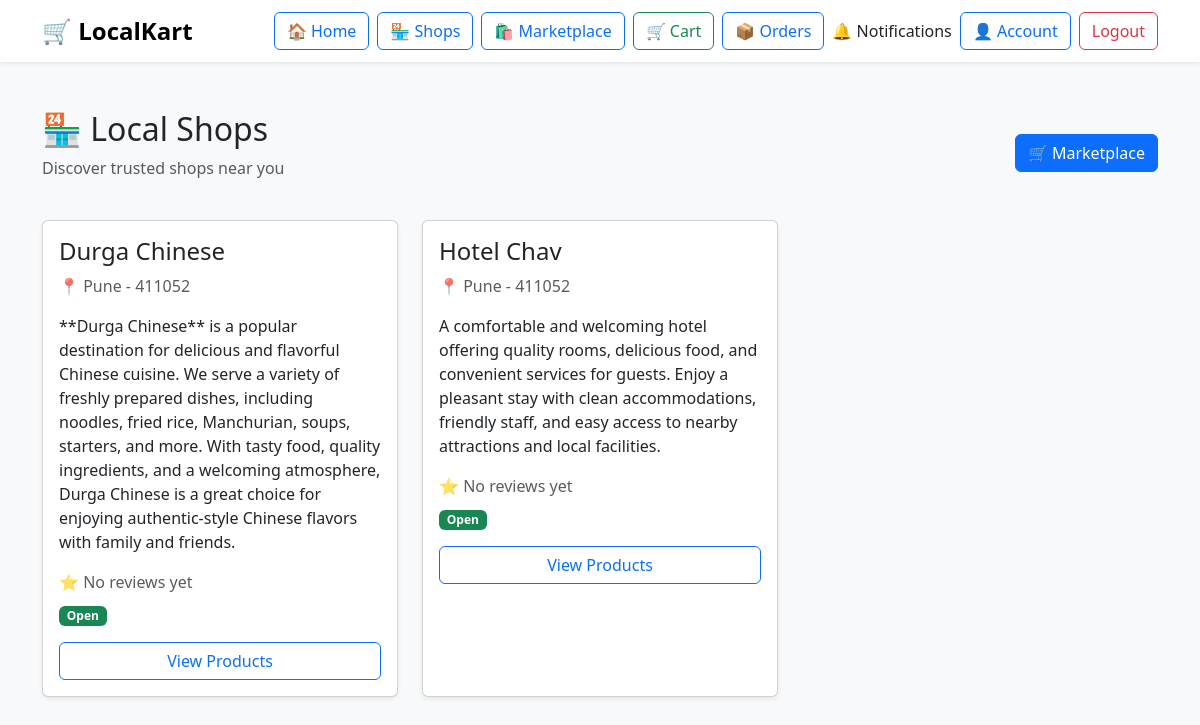
The page /shops/list/ on the database its author committed.
### shops/models.py (models this page shows, shortened)
class Shop(models.Model):
    APPROVAL_CHOICES = (
        ('pending', 'Pending'),
        ('approved', 'Approved'),
        ('rejected', 'Rejected'),
    )
    approval_status = models.CharField(
        max_length=20,
        choices=APPROVAL_CHOICES,
        default='pending'
    )
    rejection_reason = models.TextField(
        blank=True
    )
    owner = models.OneToOneField(
        settings.AUTH_USER_MODEL,
        on_delete=models.CASCADE,
        related_name='shop'
    )
    name = models.CharField(max_length=150)
    description = models.TextField(
        blank=True
    )
    phone = models.CharField(
        max_length=15
    )
    address = models.TextField()
    city = models.CharField(
        max_length=100
    )
    pincode = models.CharField(
        max_length=10
    )
    latitude = models.DecimalField(
        max_digits=9,
        decimal_places=6,
        null=True,
        blank=True
    )
    longitude = models.DecimalField(
        max_digits=9,
        decimal_places=6,
        null=True,
        blank=True
    )
    opening_time = models.TimeField(
        null=True,
        blank=True
    )
    closing_time = models.TimeField(
        null=True,
        blank=True
    )
    is_open = models.BooleanField(
        default=True
    )
    rating = models.DecimalField(
        max_digits=3,
        decimal_places=2,
        default=0
    )
    created_at = models.DateTimeField(
        auto_now_add=True
    )
    updated_at = models.DateTimeField(
        auto_now=True
    )

### shops/views.py (the view)
def shop_list(request):
    shops = Shop.objects.filter(
        approval_status='approved'
    ).annotate(
        review_count=Count('reviews'),
        average_review_rating=Avg('reviews__rating')
    ).order_by('-rating', 'name')
    return render(
        request,
        'shops/shop_list.html',
        {
            'shops': shops
        }
    )

### localkart/context_processors.py (called while the page is built, shortened)
def cart_count(request):
    count = 0
    unread_notifications = 0
    if request.user.is_authenticated and request.user.role == 'customer':
        unread_notifications = Notification.objects.filter(
            customer=request.user,
            is_read=False
        ).count()
    return {
        'cart_count': count,
        'unread_notifications': unread_notifications,
    }

### templates/shops/shop_list.html (shortened to what this page needs)
<!DOCTYPE html>
<html lang="en">
<head>
    <link
        href="https://cdn.jsdelivr.net/npm/bootstrap@5.3.3/dist/css/bootstrap.min.css"
        rel="stylesheet"
    >
</head>
<body class="bg-light">
{% include 'includes/navbar.html' %}
<div class="container mt-5">
    <div class="d-flex justify-content-between align-items-center mb-4">
        <div>
            <h2>🏪 Local Shops</h2>
            <p class="text-muted">
                Discover trusted shops near you
            </p>
        </div>
        <a href="{% url 'marketplace' %}" class="btn btn-primary">
            🛒 Marketplace
        </a>
    </div>
    <div class="row">
        {% for shop in shops %}
        <div class="col-md-4 mb-4">
            <div class="card shadow-sm h-100">
                <div class="card-body">
                    <h4 class="card-title">
                        {{ shop.name }}
                    </h4>
                    <p class="text-muted">
                        📍 {{ shop.city }} - {{ shop.pincode }}
                    </p>
                    {% if shop.description %}
                        <p>
                            {{ shop.description }}
                        </p>
                    {% endif %}
                    <div class="mb-2">
                        {% if shop.review_count > 0 %}
                            <span class="fw-bold">
                                ⭐ {{ shop.average_review_rating|floatformat:1 }}
                            </span>
                            <span class="text-muted">
                                / 5
                            </span>
                            <small class="text-muted">
                                ({{ shop.review_count }} reviews)
                            </small>
                        {% else %}
                            <span class="text-muted">
                                ⭐ No reviews yet
                            </span>
                        {% endif %}
                    </div>
                    <p class="mb-3">
                        {% if shop.is_open %}
                            <span class="badge bg-success">
                                Open
                            </span>
                        {% else %}
                            <span class="badge bg-danger">
                                Closed
                            </span>
                        {% endif %}
                    </p>
                    <a
                        href="{% url 'shop_products' shop.id %}"
                        class="btn btn-outline-primary w-100"
                    >
                        View Products
                    </a>
                </div>
            </div>
        </div>
        {% empty %}
        <div class="col-12">
            <div class="alert alert-info">
                No approved shops are available yet.
            </div>
        </div>
        {% endfor %}
    </div>
</div>
</body>
</html>

### rows shown on the page
Shop: name "Durga Chinese", city "Pune", pincode "411052", description "**Durga Chinese** is a popular destination for delicious and flavorful Chinese cuisine. We serve a variety of freshly prepared dishes, including noodles, fried rice, Manchurian, soups, starters, and more. With tasty food, quality ingredients, and a welcoming atmosphere, Durga Chinese is a great choice for enjoying authentic-style Chinese flavors with family and friends.", shows "⭐ No reviews yet", is_open "Open"
Shop: name "Hotel Chav", city "Pune", pincode "411052", description "A comfortable and welcoming hotel offering quality rooms, delicious food, and convenient services for guests. Enjoy a pleasant stay with clean accommodations, friendly staff, and easy access to nearby attractions and local facilities.", shows "⭐ No reviews yet", is_open "Open"
